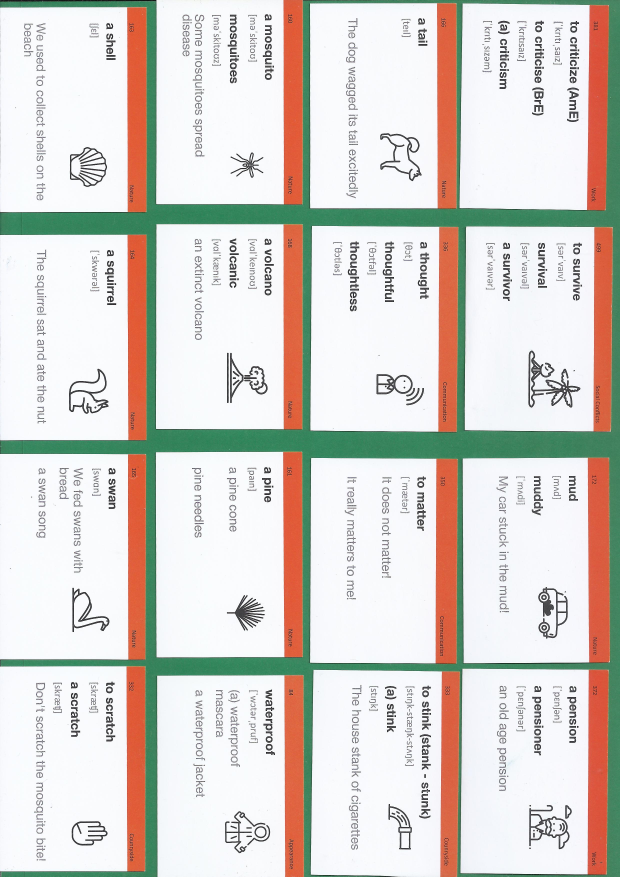
#> input picture data/1-1.jpg, 2480 x 3507 px (shown at 1/4 size); its folder holds only this picture in this run
$ python main.py
#> lines starting #> are read from the running program, lines starting #| are printed output that depends on the picture; after the words box and inside, x2 and y2 are one past the last pixel; in counts of white or black regions, pixels touching at a corner belong together
# scanner/main.py
# Card detection, text recognition, etc.

from argparse import Namespace
from pathlib import Path
from typing import Dict, List, Tuple

import cv2
import numpy as np
from google.cloud import vision
from imutils import center_crop, rotate_without_cropping, vconcat_images
from tqdm import tqdm

# Type aliases.
Color = Tuple[np.uint8, np.uint8, np.uint8]
RotatedRect = Tuple[Tuple[float, float], Tuple[float, float], float]


def detect_cards(
    image: np.ndarray, hsv_ranges: Tuple[Color, Color]
) -> List[RotatedRect]:
    """Detect the cards inside the image.

    Args:
        image (np.ndarray): The input image.
        hsv_ranges (Tuple[Color, Color]): Low and high HSV color ranges to remove the background.

    Returns:
        The list of RotatedRect.
    """
    image_hsv = cv2.cvtColor(image, cv2.COLOR_BGR2HSV)
    hsv_low, hsv_high = hsv_ranges
    thresh = cv2.inRange(image_hsv, hsv_low, hsv_high)
    # Invert the binary image.
    thresh = 255 - thresh
    thresh = cv2.morphologyEx(thresh, cv2.MORPH_CLOSE, kernel=None)

    contours, _ = cv2.findContours(
        thresh, cv2.RETR_EXTERNAL, cv2.CHAIN_APPROX_SIMPLE
    )

    good_contours = []
    areas = []
    for cnt in contours:
        # Approximate the contour.
        peri = cv2.arcLength(cnt, True)
        approx = cv2.approxPolyDP(cnt, 0.04 * peri, closed=True)

        if len(approx) == 4:
            area = cv2.contourArea(cnt)
            # Skip the contour if its area is very small.
            if area < 1000:
                continue
            good_contours.append(cnt)
            areas.append(area)

    median_area = np.median(areas)
    # The area of the contour must be +-15% of the median area.
    max_delta_area = 0.15 * median_area

    rectangles = []
    for cnt, area in zip(good_contours, areas):
        if abs(median_area - area) < max_delta_area:
            rectangles.append(cv2.minAreaRect(cnt))

    return rectangles


# [18 lines left out: function is_upside, not called in this run]


def crop_cards(
    image: np.ndarray, rectangles: List[RotatedRect]
) -> List[np.ndarray]:
    """Crop out the cards from the image.

    Args:
        image (np.ndarray): The input image.
        rectangles (List[RotatedRect]): The list of RotatedRect describes the cards inside the image.

    Returns:
        The list of cards.
    """
    gray = cv2.cvtColor(image, cv2.COLOR_BGR2GRAY)

    cards = []
    for rect in rectangles:
        box = cv2.boxPoints(rect)
        box = np.int0(box)
        # Calculate the minimal up-right bounding rectangle for each RotatedRect.
        x, y, w, h = cv2.boundingRect(box)
        # Replace negative coordinates with zeros.
        x = max(0, x)
        y = max(0, y)

        card = gray[y : y + h, x : x + w]

        _, (rect_w, rect_h), angle = rect
        card = rotate_without_cropping(card, angle)

        # Make sure that the card is in a horizontal position.
        card_h, card_w = card.shape[:2]
        if card_h > card_w:
            card = cv2.rotate(card, cv2.ROTATE_90_CLOCKWISE)

        if rect_h > rect_w:
            rect_h, rect_w = rect_w, rect_h

        card = center_crop(card, (int(rect_w), int(rect_h)))

        if is_upside(card):
            card = cv2.rotate(card, cv2.ROTATE_180)

        cards.append(card)

    return cards


# [168 lines left out: functions detect_text, get_text_rows, make_card_side, determine_language, make_card, not called in this run]


def make_cards(params: Namespace) -> Dict:
    """Conversion operations.

    Args:
        params (Namespace): Input parameters for operations.

    Returns:
        Results to save and load for later.
    """
    path = Path(params.path_to_dir)
    img_paths = list(path.glob(f"*.{params.img_ext}"))

    hsv_low = params.hsv_low
    hsv_high = params.hsv_high

    card_sides = dict()
    cards = []
    for p in tqdm(img_paths):
        img = cv2.imread(str(p))
#> img is the input picture: shape (3507, 2480, 3); mean B, G, R 205.7, 211.7, 216.7

        rectangles = detect_cards(img, (hsv_low, hsv_high))
#> in detect_cards, `image_hsv = cv2.cvtColor(image, cv2.COLOR_BGR2HSV)`: image_hsv: shape (3507, 2480, 3); mean H, S, V 93.6, 40.9, 227.9
#> in detect_cards, `thresh = cv2.inRange(image_hsv, hsv_low, hsv_high)`:
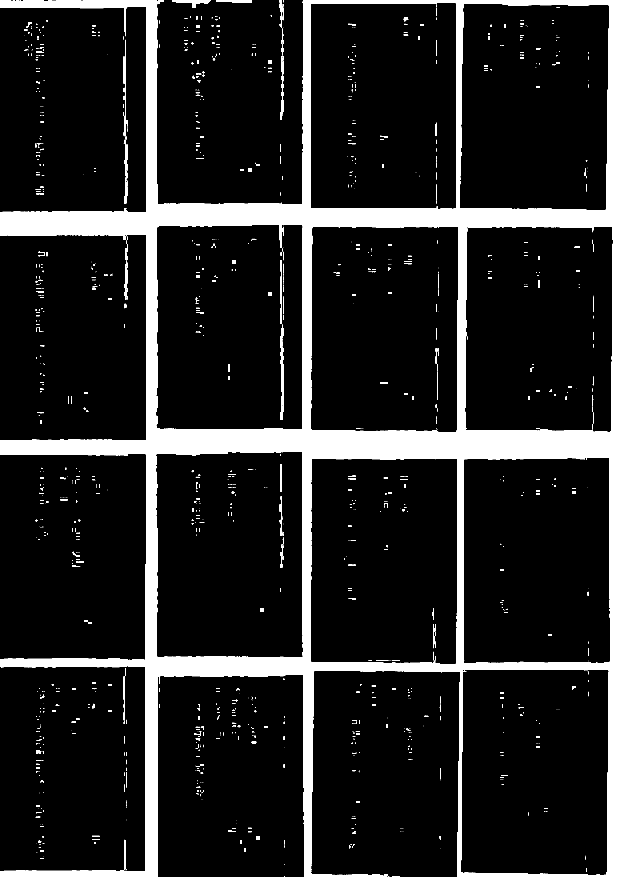
#> thresh: shape (3507, 2480) (shown at 1/4 size); 12.8% white; 1830 white regions (1316 under 20 px), largest, box (x1, y1, x2, y2) and area: (0, 0, 2480, 3507) 1071432, (688, 0, 844, 32) 2003, (864, 0, 1008, 10) 1183
#> in detect_cards, `thresh = 255 - thresh`:
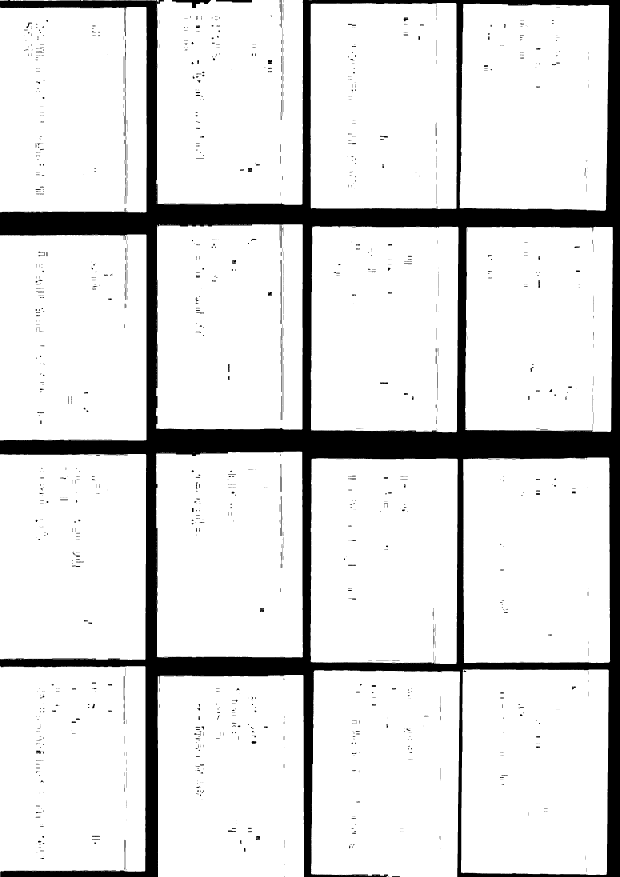
#> thresh: shape (3507, 2480) (shown at 1/4 size); 87.2% white; 1830 black regions (1316 under 20 px), largest, box (x1, y1, x2, y2) and area: (0, 0, 2480, 3507) 1071432, (688, 0, 844, 32) 2003, (864, 0, 1008, 10) 1183
#> in detect_cards, `thresh = cv2.morphologyEx(thresh, cv2.MORPH_CLOSE, kernel=None)`:
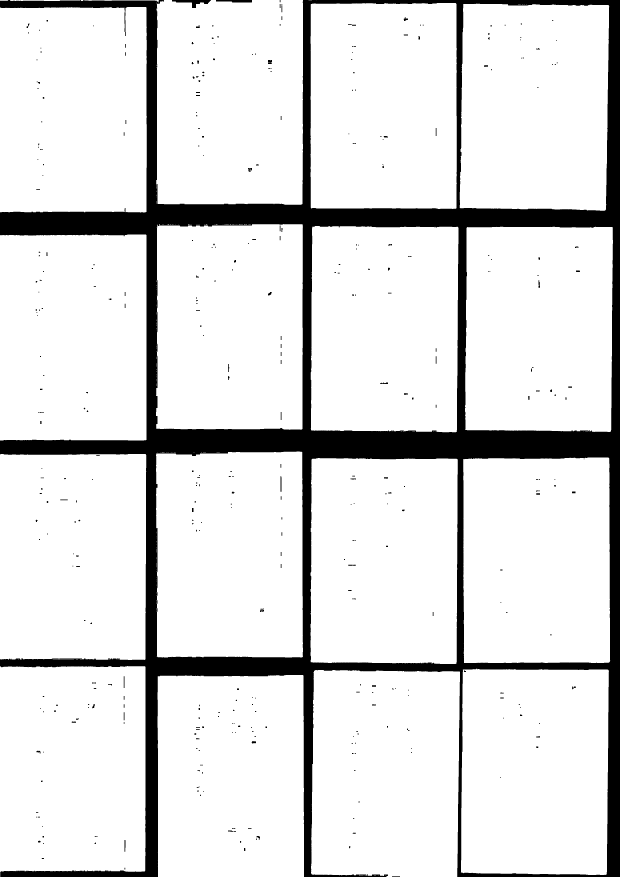
#> thresh: shape (3507, 2480) (shown at 1/4 size); 87.5% white; 421 black regions (178 under 20 px)
#> in detect_cards, `contours, _ = cv2.findContours( thresh, cv2.RETR_EXTERNAL, cv2.CHAIN_A..`: contours = 143 contours, 123 with area under 20; largest, box (x1, y1, x2, y2) and area: (0, 938, 586, 1762) 479376, (0, 28, 587, 850) 477538, (1244, 2680, 1840, 3507) 477436, (1242, 12, 1827, 836) 476831, (1852, 1830, 2441, 2652) 476430
#> the loop in detect_cards, `for cnt in contours:` made 143 passes
#> (peri, approx, area) on passes 4, 5, 6, 7, 35, 36, 37, 52: (2803.9, [[1211, 2700], [631, 2705], [632, 3506], [1215, 3506]], 467574.5), (2987.8, [[1256, 2683], [1247, 3497], [1828, 3506], [1839, 2687]], 477436.5), (2838.5, [[1852, 2678], [1843, 3488], [2423, 3499], [2434, 2681]], 475905.5), (2987, [[579, 2665], [0, 2665], [0, 3506], [579, 3484]], 474329), (2913.9, [[1249, 1835], [1242, 2647], [1824, 2654], [1830, 1838]], 476008.5), (2864.9, [[2435, 1831], [1852, 1838], [1856, 2651], [2438, 2647]], 476429.5), (3071.4, [[0, 1817], [0, 2637], [579, 2639], [583, 1817]], 476151), (2910.3, [[1208, 1808], [625, 1814], [626, 2625], [1210, 2627]], 474102.5)
#> (peri, area) on passes 90, 91, 92, 121, 127, 132: (2877.5, 479375.5), (2889.3, 474433), (2913.2, 476308), (2923.6, 473010), (2926.8, 477538.5), (2905.6, 476012.5)
#> after the loop in detect_cards, `for cnt in contours:`: areas = [467574.5, 477436.5, 475905.5, 474329, 476008.5, 476429.5, 476151, 474102.5, 479375.5, 474433, 476308, 473010, 477538.5, 476012.5, 476831, 471121.5]; good_contours = 16 contours; largest, box (x1, y1, x2, y2) and area: (0, 938, 586, 1762) 479376, (0, 28, 587, 850) 477538, (1244, 2680, 1840, 3507) 477436, (1242, 12, 1827, 836) 476831, (1852, 1830, 2441, 2652) 476430
#> in detect_cards, `median_area = np.median(areas)`: median_area = 476010.5
#> in detect_cards, `max_delta_area = 0.15 * median_area`: max_delta_area = 71401.6
#> the loop in detect_cards, `for cnt, area in zip(good_contours, areas):` made 16 passes
#> area on passes 1 to 12: 467574.5, 477436.5, 475905.5, 474329, 476008.5, 476429.5, 476151, 474102.5, 479375.5, 474433, 476308, 473010
#> after the loop in detect_cards, `for cnt, area in zip(good_contours, areas):`: rectangles = 16 items
#> rectangles = 16 items
        imgs = crop_cards(img, rectangles)
#> in crop_cards, `gray = cv2.cvtColor(image, cv2.COLOR_BGR2GRAY)`:
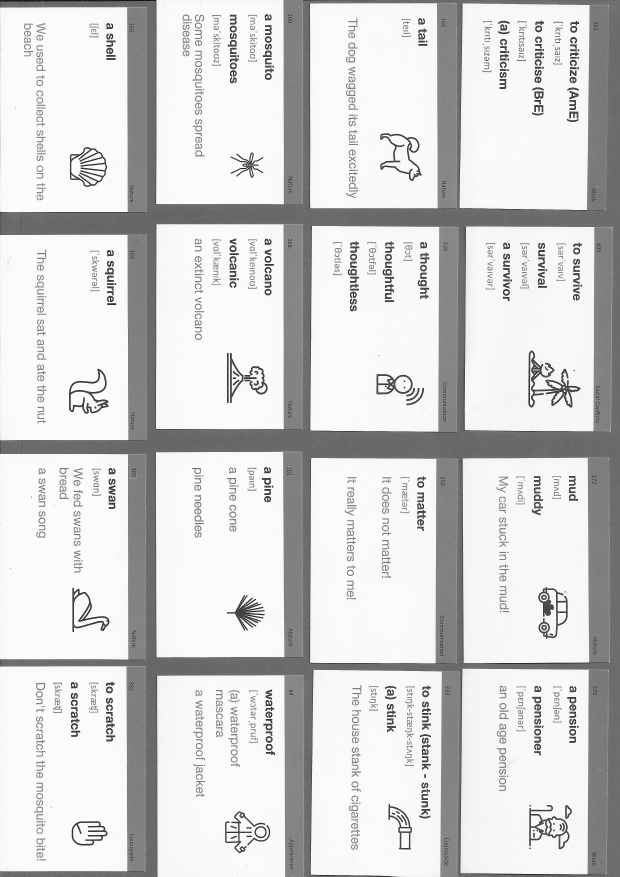
#> gray: shape (3507, 2480) (shown at 1/4 size); min 0, max 255, mean 212.5
#> the loop in crop_cards, `for rect in rectangles:` made 1 pass
#> (rect, box, x, y, w, h, rect_w, rect_h) on pass 1: (((922.6, 3103.5), (584.6, 806.1), -0.103), [[631, 3507], [629, 2700], [1214, 2699], [1215, 3505]], 629, 2699, 587, 809, 584.6, 806.1)
#> pass 1, in crop_cards, `card = gray[y : y + h, x : x + w]`:
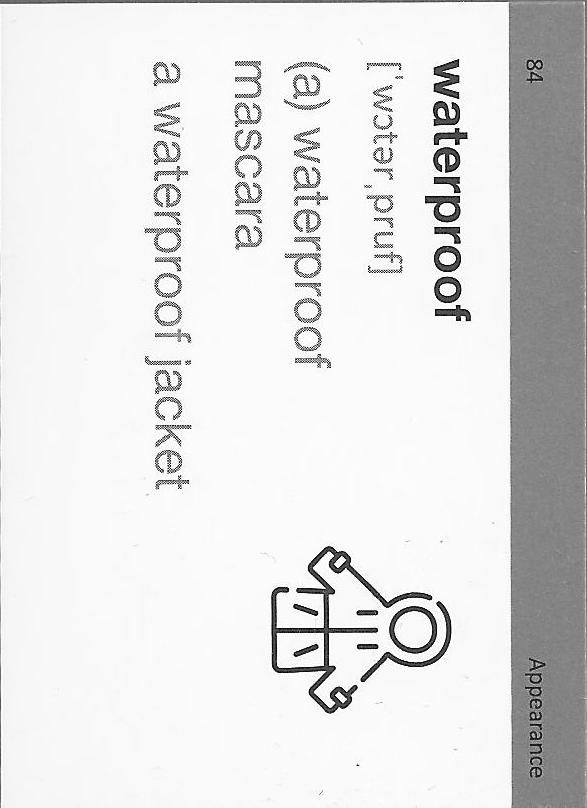
#> card: shape (808, 587); min 0, max 255, mean 226.4
#> after the loop in crop_cards, `for rect in rectangles:`: cards = []
        inter_img, heights = vconcat_images(imgs)

        cards_data = detect_text(inter_img, heights)

        for c in cards_data:
            text_rows = get_text_rows(c)
            card_side = make_card_side(text_rows)

            card_id = card_side["id"]
            if card_id == -1:
                cards.append(make_card(card_side))
            else:
                if card_id in card_sides:
                    other_card_side = card_sides.pop(card_id)
                    cards.append(make_card(card_side, other_card_side))
                else:
                    card_sides[card_id] = card_side

    for card_side in card_sides.values():
        cards.append(make_card(card_side))

    d = {"cards": cards}
    if hasattr(params, "name"):
        d["name"] = params.name

    return d


# TODO: testing; move to separate file for the CLI application
if __name__ == "__main__":
    hsv_low = (36, 0, 0)
    hsv_high = (86, 255, 255)

    n = Namespace(
        path_to_dir="data",
        img_ext="jpg",
        name="B2.1",
        hsv_low=hsv_low,
        hsv_high=hsv_high,
    )
#> (the run stopped early here; a loop or call above may not have finished)
